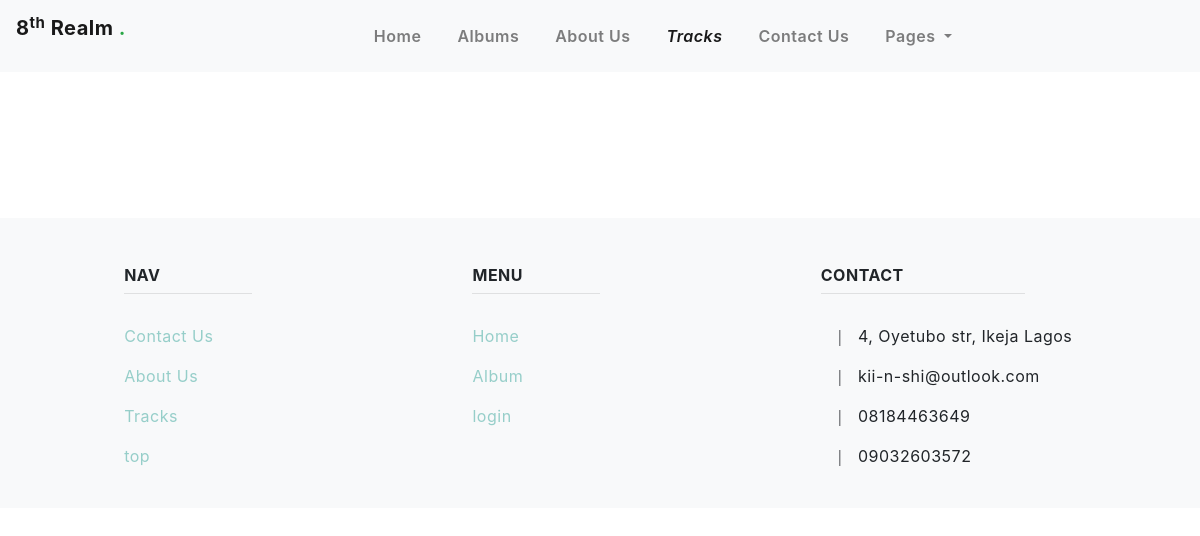
/pages/tracks/, run on an earlier commit of the app's database.
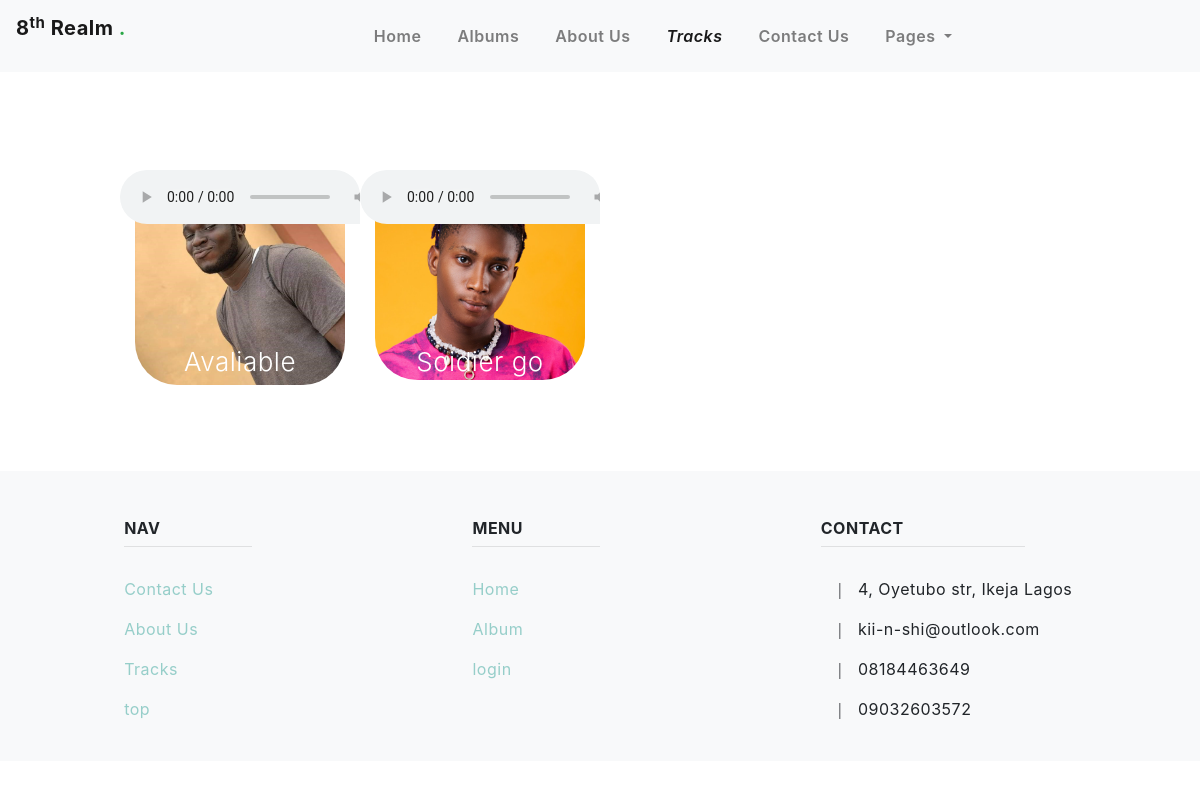
And on a later commit of the database.
### frontend/models.py (models this page shows, shortened)
class Track(models.Model):
    track_name = models.CharField(max_length=200)
    track_artists = models.CharField(max_length=200)
    track_image = models.ImageField(blank=True, null=True, verbose_name='Track Image', upload_to ='uploads/tracks')
    track_audio = models.FileField(blank=True, null=True, upload_to='upload')
    track_genre = models.CharField(max_length=200)
    slug = models.SlugField(max_length=200, unique=True)
    time_added = models.DateTimeField('date added', default=datetime.now())
    approve = models.BooleanField(default=False)
    def get_track_image(self):
        if self.track_image:
            return self.track_image.url
    def get_track_name(self):
        if self.track_name:
            return self.track_name
    def get_track_audio(self):
        if self.track_audio:
            return self.track_audio.url
    class Meta():
        verbose_name_plural = 'Track'

### frontend/views.py (the view)
# urls.py: path('tracks/', views.tracks, name='tracks'),
def tracks(request):
    track = Track.objects.order_by('-time_added')
    return render(request, 'frontend/tracks.html', {'track':track})

### template/frontend/tracks.html (shortened to what this page needs)
{% extends 'frontend/base.html' %}
{% load static %}
{% block content %}
  <link rel="stylesheet" href="{% static 'frontend/css/playlist.css' %}">
  <link rel="stylesheet" href="{% static 'frontend/css/style.css' %}">
  <link rel="stylesheet" href="{% static 'frontend/css/bootstrap.min.css' %}">
</head>
<body>
  <section class="album">
    <div class="container-fluid mt-5">
      <div class="row" >
        {% if track %}
          {% for t in track %}
            <div class="album-col col-lg-3 col-md-6 col-sm-12 col-12" >
              <img src="{{t.get_track_image}}" class="mb-2" >
              <div class="layer ">
                <h3 class = 'hitz mb-3'>{{t.get_track_name}}</h3>
                <audio controls class="embed-responsive-item" src="{{t.get_track_audio}}" type="audio/mpeg" ></audio>
              </div>
            </div>
          {% endfor %}
        {% endif %}
      </div>
    </div>
  </section>
{% endblock %}

What changed in the data, as far as the page shows it:
added Track: get_track_image (picture), get_track_name "Avaliable"
added Track: get_track_image (picture), get_track_name "Soidier go"
